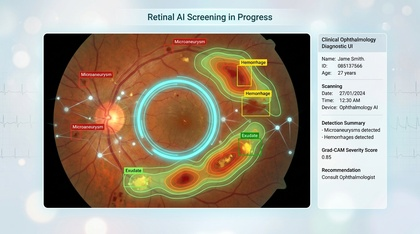
%> input picture ai_dr_bg_scan.jpg, 420 x 234 px, shrunk from 1376 x 768 before the run
$ octave --eval "result = assessImageQuality(imread('../../../../ai_dr_bg_scan.jpg'));"   (GNU Octave 9; MATLAB toolbox functions it lacks are replaced by stand-ins)
%> lines starting %> are read from the running program, lines starting %| are printed output that depends on the picture; in (x1, y1, x2, y2) boxes, pixels count from 0 and x2, y2 are one past the last pixel; in counts of white or black regions, pixels touching at a corner belong together; the program's own positions count from 1
function qc = assessImageQuality(img)
%ASSESSIMAGEQUALITY  Grade a fundus photo for gradability before any DR analysis.
%
%   qc = ASSESSIMAGEQUALITY(img) returns a struct:
%       qc.score        overall quality score in [0,1] (1 = excellent)
%       qc.isGradable   logical, true if score >= threshold and no hard fail
%       qc.sharpness    normalized focus score [0,1]
%       qc.illumination normalized illumination-uniformity score [0,1]
%       qc.fov          normalized field-of-view coverage score [0,1]
%       qc.contrast     normalized contrast score [0,1]
%       qc.reason       cellstr of human-readable reasons if rejected
%       qc.recaptureMsg feedback string to show the field operator
%
%   Designed for portable non-mydriatic camera output (JPEG, variable
%   compression, frequent vignetting / partial eyelid occlusion).

    if size(img,3) == 3
        gray = rgb2gray(img);
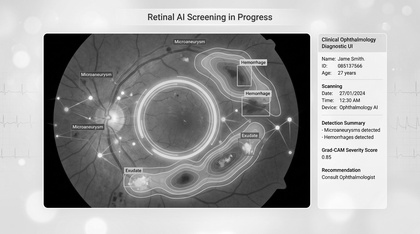
%> gray: size 234x420 uint8; min 0, max 255, mean 162.8
        green = img(:,:,2); % green channel has best vessel/lesion contrast
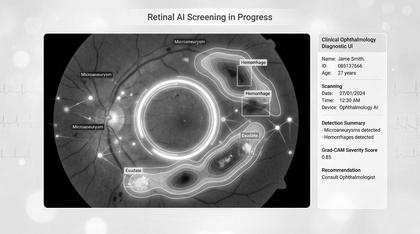
%> green: size 234x420 uint8; min 0, max 255, mean 161.9
    else
        gray = img;
        green = img;
    end
    gray = im2double(gray);
%> gray: size 234x420 double
    green = im2double(green);
%> green: size 234x420 double

    reasons = {};

    % --- 1. Field of view: does the retina fill enough of the frame? ---
    % Retinal circle is bright/mid-tone; background outside the camera
    % aperture is near-black. Otsu threshold + largest connected component.
    bw = imbinarize(gray, graythresh(gray) * 0.4); % lenient: catch dim edges too
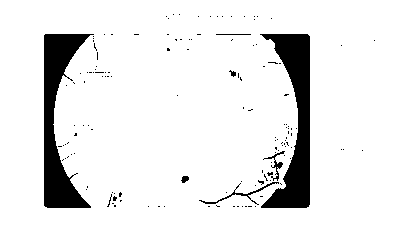
%> bw: size 234x420 logical; 91.3% white; 141 black regions (134 under 20 px), largest, box (x1, y1, x2, y2) and area: (260, 34, 310, 208) 4020, (44, 34, 94, 208) 3790, (199, 182, 279, 205) 189
    bw = imfill(bw, 'holes');
%> bw: size 234x420 logical; every value is 1
    cc = bwconncomp(bw);
%> cc = 1 connected component
    if cc.NumObjects == 0
        fovFrac = 0;
    else
        areas = cellfun(@numel, cc.PixelIdxList);
%> areas = 98280
        fovFrac = max(areas) / numel(gray);
%> fovFrac = 1
    end
    fovScore = min(1, fovFrac / 0.60); % expect retina to cover >=60% of frame
%> fovScore = 1
    if fovScore < 0.5
        reasons{end+1} = 'Retinal field of view too small / eyelid occlusion suspected';
    end

    % --- 2. Sharpness: variance of Laplacian on the retinal region only ---
    lap = fspecial('laplacian', 0.2);
    lapResp = imfilter(green, lap, 'replicate');
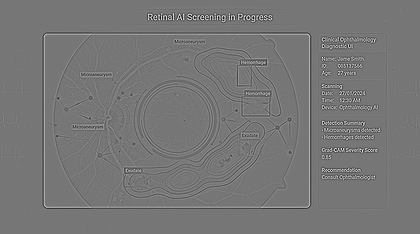
%> lapResp: size 234x420 double; min -1.56, max 1.79, mean 1.67e-16; drawn with min black and max white
    mask = bw;
    if nnz(mask) < 100
        mask = true(size(green));
    end
    sharpnessRaw = var(lapResp(mask));
%> sharpnessRaw = 0.0266
    sharpnessScore = min(1, sharpnessRaw / 0.02); % empirical calibration constant
%> sharpnessScore = 1
    if sharpnessScore < 0.35
        reasons{end+1} = 'Image out of focus / motion blur';
    end

    % --- 3. Illumination uniformity: divide frame into quadrant/grid tiles,
    %     compare mean brightness across tiles; large spread = uneven flash,
    %     glare, or dark vignetting corners ---
    [h, w] = size(green);
%> h = 234; w = 420
    gridN = 4;
    tileMeans = zeros(gridN, gridN);
    rh = floor(h / gridN); rw = floor(w / gridN);
%> after `rh = floor(h / gridN)`: rh = 58
%> after `rw = floor(w / gridN)`: rw = 105
    for r = 1:gridN
        for c = 1:gridN
            tile = green((r-1)*rh+1 : r*rh, (c-1)*rw+1 : c*rw);
            tileMeans(r,c) = mean(tile(:));
        end
    end
%> after the loop, tileMeans = [0.717 0.641 0.626 0.867; 0.513 0.475 0.389 0.883; 0.514 0.506 0.386 0.886; 0.639 0.642 0.518 0.917]
    illumSpread = std(tileMeans(:)) / (mean(tileMeans(:)) + eps);
%> illumSpread = 0.281
    illumScore = max(0, 1 - illumSpread / 0.5);
%> illumScore = 0.439
    % Global over/under exposure
    meanBrightness = mean(green(mask));
%> meanBrightness = 0.635
    if meanBrightness < 0.15 || meanBrightness > 0.9
        illumScore = illumScore * 0.4;
        reasons{end+1} = 'Under- or over-exposed image';
    end
    if illumScore < 0.4
        reasons{end+1} = 'Uneven illumination / glare / vignetting';
    end

    % --- 4. Contrast: local RMS contrast on retinal region ---
    contrastRaw = std(green(mask));
%> contrastRaw = 0.325
    contrastScore = min(1, contrastRaw / 0.18);
%> contrastScore = 1
    if contrastScore < 0.3
        reasons{end+1} = 'Low contrast image';
    end

    % --- Weighted overall score ---
    weights = struct('fov', 0.30, 'sharp', 0.35, 'illum', 0.20, 'contrast', 0.15);
    overall = weights.fov*fovScore + weights.sharp*sharpnessScore + ...
              weights.illum*illumScore + weights.contrast*contrastScore;
%> overall = 0.888

    qc.score        = overall;
%> qc.score = 0.888
    qc.sharpness    = sharpnessScore;
%> qc.sharpness = 1
    qc.illumination = illumScore;
%> qc.illumination = 0.439
    qc.fov          = fovScore;
%> qc.fov = 1
    qc.contrast     = contrastScore;
%> qc.contrast = 1
    qc.isGradable   = (overall >= 0.55) && isempty(reasons);
%> qc.isGradable = true
    qc.reason       = reasons;

    if qc.isGradable
        qc.recaptureMsg = '';
    elseif overall >= 0.35
        qc.recaptureMsg = ['Borderline quality - will attempt automatic enhancement. Issues: ' ...
                            strjoin(reasons, '; ')];
        qc.isGradable = true; % allow the enhancement stage to try to rescue it
        qc.needsEnhancement = true;
    else
        qc.recaptureMsg = ['REJECTED - please recapture. Issues: ' strjoin(reasons, '; ')];
        qc.needsEnhancement = false;
    end
    if ~isfield(qc, 'needsEnhancement')
        qc.needsEnhancement = (overall < 0.75); % still enhance mildly good images
%> qc.needsEnhancement = false
%> `result = assessImageQuality(imread('../../../../ai_dr_bg_scan.jpg'));`: result = {score 0.888, sharpness 1, illumination 0.439, fov 1, contrast 1, isGradable true}
    end
end
